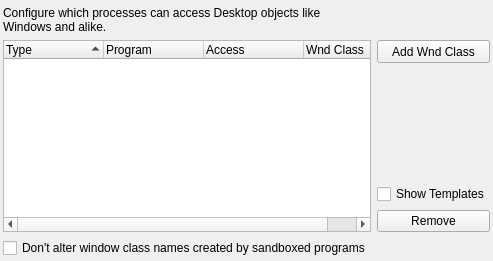
           <widget class="QWidget" name="tabWnd">
            <attribute name="title">
             <string>Wnd</string>
            </attribute>
            <layout class="QGridLayout" name="gridLayout_75">
             <property name="leftMargin">
              <number>3</number>
             </property>
             <property name="topMargin">
              <number>6</number>
             </property>
             <property name="rightMargin">
              <number>3</number>
             </property>
             <property name="bottomMargin">
              <number>3</number>
             </property>
             <item row="0" column="0">
              <layout class="QGridLayout" name="gridLayout_70">
               <item row="4" column="1">
                <widget class="QPushButton" name="btnDelWnd">
                 <property name="text">
                  <string>Remove</string>
                 </property>
                </widget>
               </item>
               <item row="3" column="1">
                <widget class="QCheckBox" name="chkShowWndTmpl">
                 <property name="text">
                  <string>Show Templates</string>
                 </property>
                </widget>
               </item>
               <item row="1" column="1">
                <widget class="QToolButton" name="btnAddWnd">
                 <property name="sizePolicy">
                  <sizepolicy hsizetype="Preferred" vsizetype="Fixed">
                   <horstretch>0</horstretch>
                   <verstretch>0</verstretch>
                  </sizepolicy>
                 </property>
                 <property name="minimumSize">
                  <size>
                   <width>0</width>
                   <height>23</height>
                  </size>
                 </property>
                 <property name="text">
                  <string>Add Wnd Class</string>
                 </property>
                </widget>
               </item>
               <item row="2" column="1">
                <spacer name="verticalSpacer_34">
                 <property name="orientation">
                  <enum>Qt::Vertical</enum>
                 </property>
                 <property name="sizeHint" stdset="0">
                  <size>
                   <width>20</width>
                   <height>40</height>
                  </size>
                 </property>
                </spacer>
               </item>
               <item row="1" column="0" rowspan="4">
                <widget class="QTreeWidget" name="treeWnd">
                 <property name="sortingEnabled">
                  <bool>true</bool>
                 </property>
                 <column>
                  <property name="text">
                   <string>Type</string>
                  </property>
                 </column>
                 <column>
                  <property name="text">
                   <string>Program</string>
                  </property>
                 </column>
                 <column>
                  <property name="text">
                   <string>Access</string>
                  </property>
                 </column>
                 <column>
                  <property name="text">
                   <string>Wnd Class</string>
                  </property>
                 </column>
                </widget>
               </item>
               <item row="5" column="0">
                <widget class="QCheckBox" name="chkNoWindowRename">
                 <property name="text">
                  <string>Don't alter window class names created by sandboxed programs</string>
                 </property>
                </widget>
               </item>
               <item row="0" column="0">
                <widget class="QLabel" name="label_27">
                 <property name="text">
                  <string>Configure which processes can access Desktop objects like Windows and alike.</string>
                 </property>
                 <property name="wordWrap">
                  <bool>true</bool>
                 </property>
                </widget>
               </item>
              </layout>
             </item>
            </layout>
           </widget>
